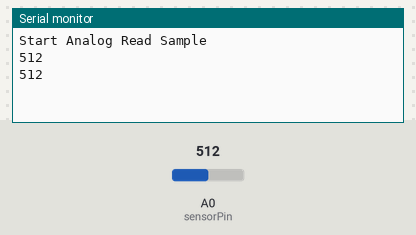
Bench run of a sketch on a simulated Arduino Uno, built with avr-gcc and run on an emulated ATmega328P. Shown: the last lines printed to the serial monitor. The test bench sets the inputs (shaded band); at power-on: A0 (sensorPin) = 512.

Above: at 3.8 s.
3.9 s: A0 (sensorPin) set to 716
At 7.3 s:
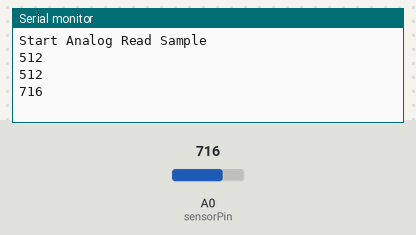
7.8 s: A0 (sensorPin) set to 900
At 9.6 s:
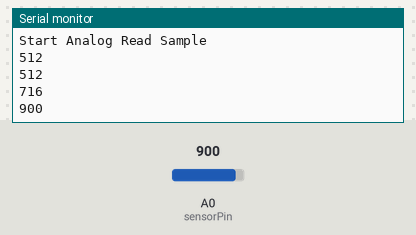
Timing chart, 0 to 11.1 s (numbered marks = the images above; inputs shaded):
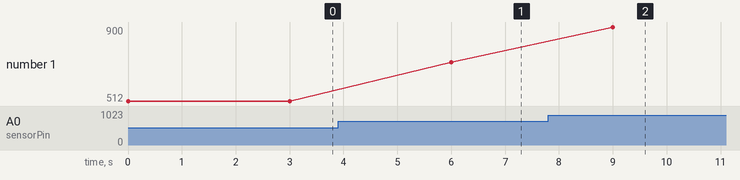

Measured:
- after the input at 3.9 s, the serial monitor: prints a new line after 2.1 s (image 1)
- after the input at 7.8 s, the serial monitor: prints a new line after 1.2 s (image 2)
- plotted number 1: 512 → 716 after the input at 3.9 s, 716 → 900 after the input at 7.8 s

The sketch:

analog_read.ino
```cpp
// A0 :Analog In

int sensorPin = A0;    // select the input pin for the potentiometer
int sensorValue = 0;  // variable to store the value coming from the sensor

void setup() {
  Serial.begin(115200);
  while (!Serial) {
    ; // wait for serial port to connect.
  }
  Serial.println("Start Analog Read Sample");
}

void loop() {
  // read the value from the sensor:
  sensorValue = analogRead(sensorPin);
  Serial.println(sensorValue);          // debug value
  delay(3000);
}
```
